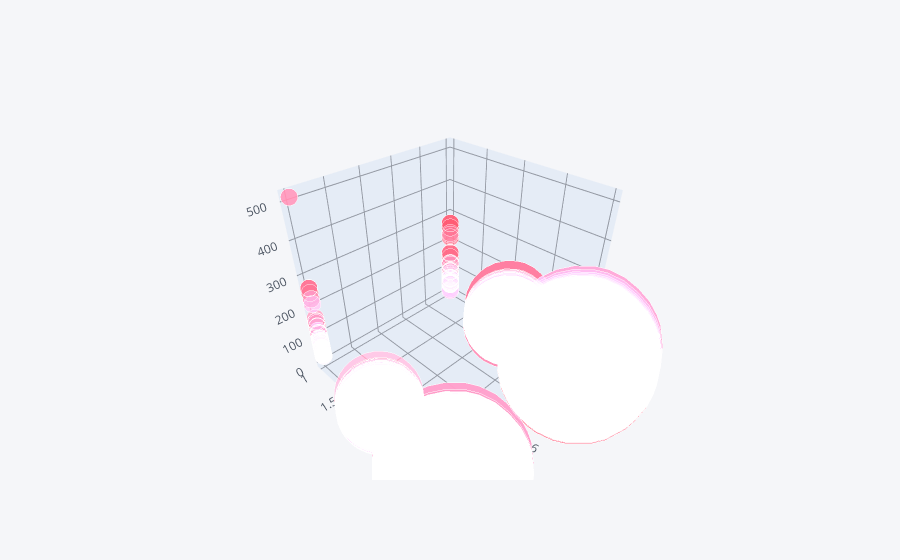

Notebook cell for this chart:
### Code cell
df2=titanic[["survived","pclass","fare"]]
#df2.iplot("bubble3d",x="survived",y="pclass",z="fare",size="pclass",color='red')

### Figure 1 — Plotly figure (JSON) as saved in the notebook; plotly's stock layout.template omitted (floating-point values rounded to 4 significant figures; data arrays with more than 128 entries replaced by an {"elided": "..."} marker saying what was removed)
{"data": [{"marker": {"color": {"elided": "891 str values"}, "opacity": 0.8, "size": {"elided": "891 int values"}, "symbol": "circle"}, "mode": "markers", "text": {"elided": "891 str values"}, "type": "scatter3d", "x": {"elided": "891 int values"}, "y": {"elided": "891 int values"}, "z": {"elided": "891 float values"}}], "layout": {"legend": {"bgcolor": "#F5F6F9", "font": {"color": "#4D5663"}}, "paper_bgcolor": "#F5F6F9", "plot_bgcolor": "#F5F6F9", "scene": {"xaxis": {"gridcolor": "#9499A3", "showgrid": true, "tickfont": {"color": "#4D5663"}, "title": {"font": {"color": "#4D5663"}, "text": ""}, "zerolinecolor": "#9499A3"}, "yaxis": {"gridcolor": "#9499A3", "showgrid": true, "tickfont": {"color": "#4D5663"}, "title": {"font": {"color": "#4D5663"}, "text": ""}, "zerolinecolor": "#9499A3"}, "zaxis": {"gridcolor": "#9499A3", "showgrid": true, "tickfont": {"color": "#4D5663"}, "title": {"font": {"color": "#4D5663"}, "text": ""}, "zerolinecolor": "#9499A3"}}, "title": {"font": {"color": "#4D5663"}}}}
